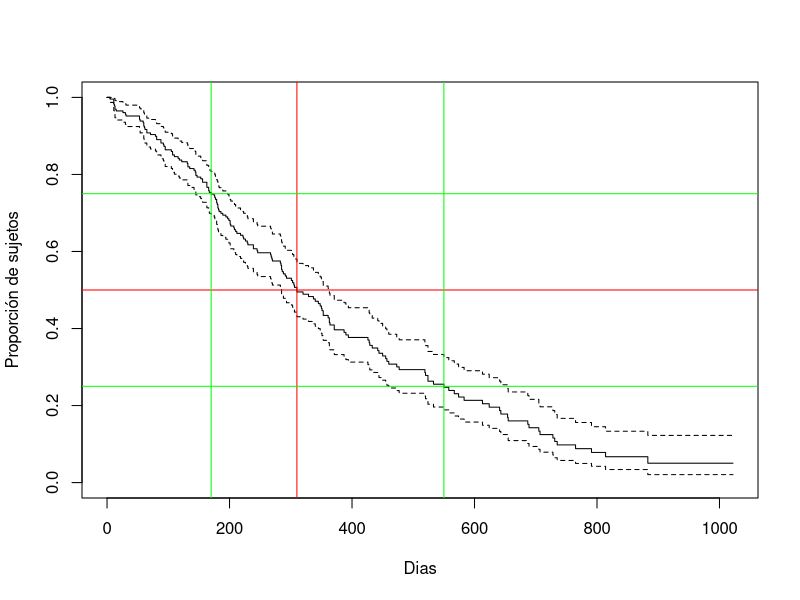
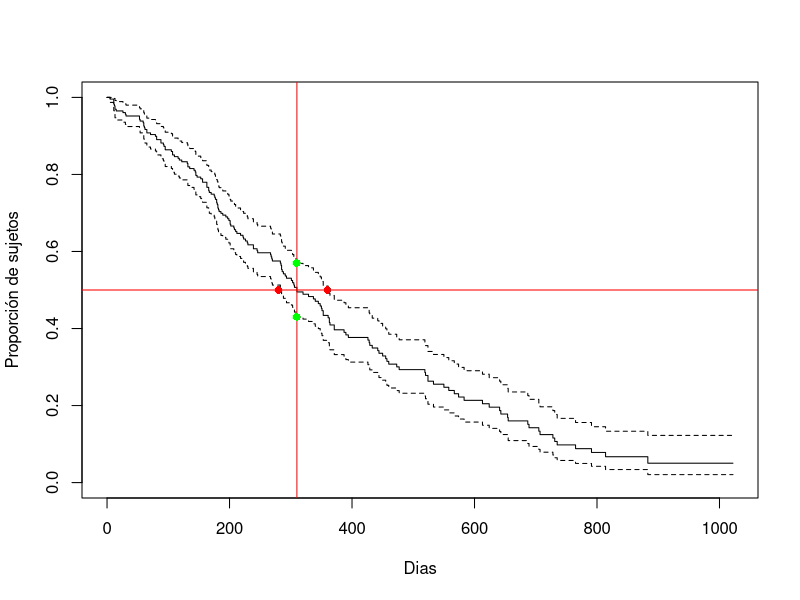
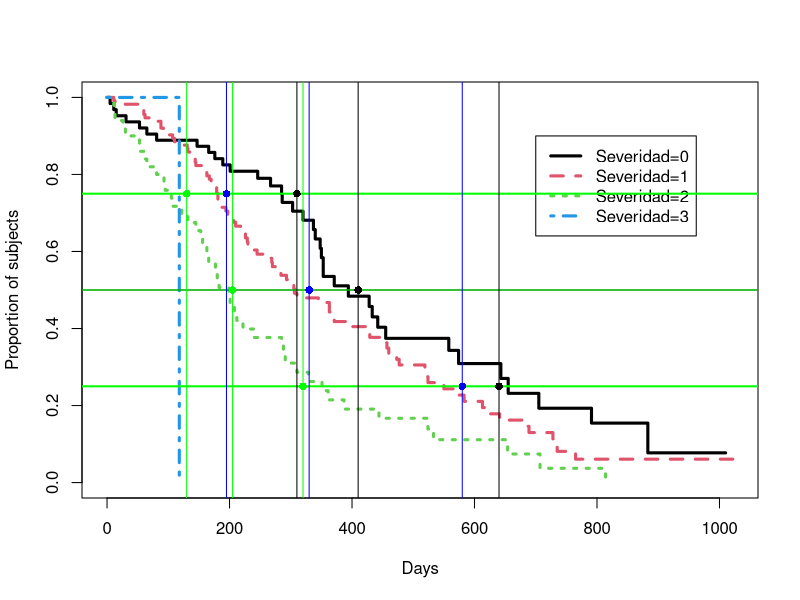
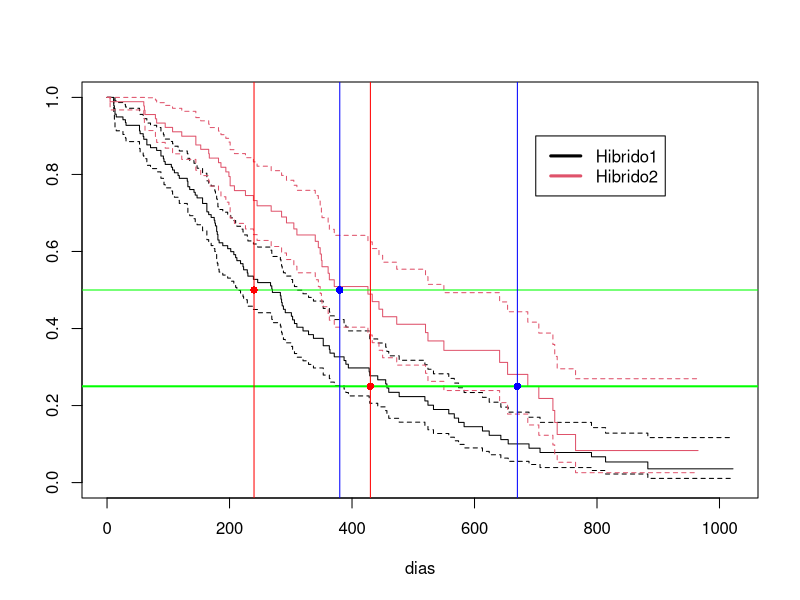
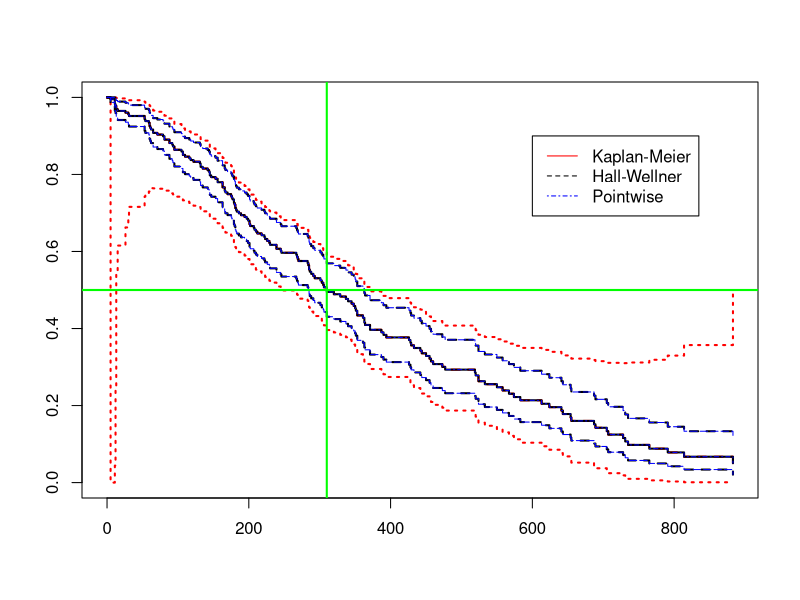
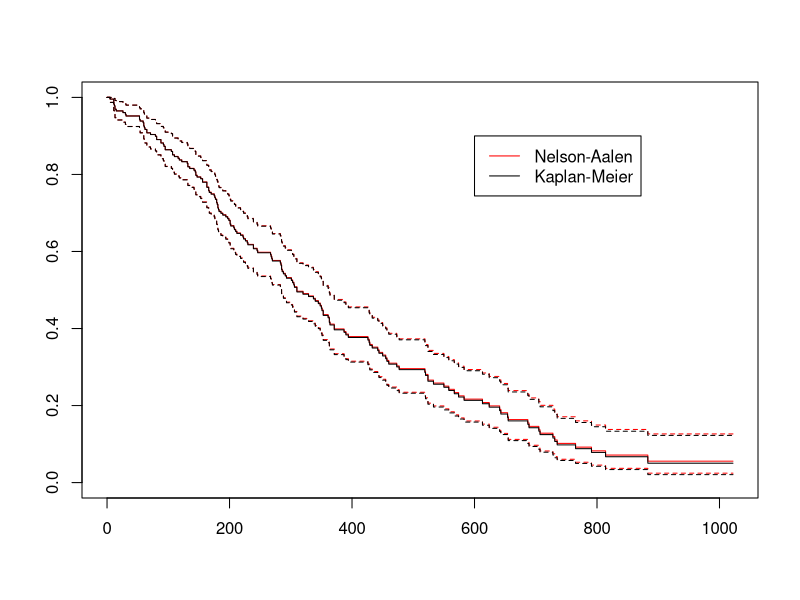
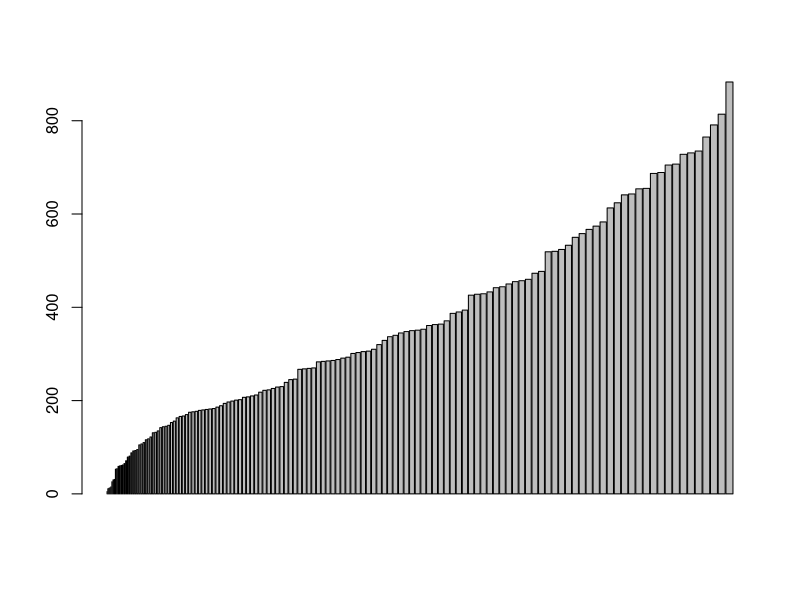
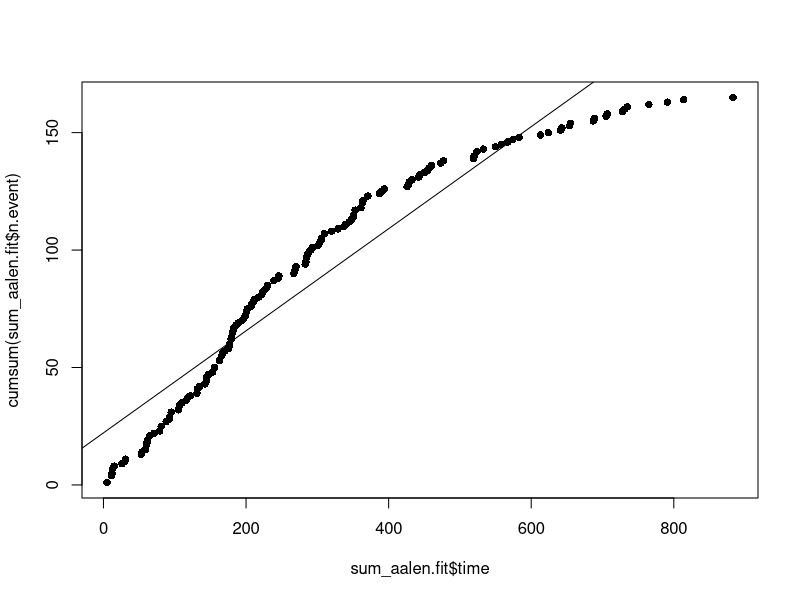

Source code (R) for these figures, in order:
## ---- chunk 1
knitr::opts_chunk$set(echo = TRUE)
## ---- chunk 2

set.seed(1001083581)

## ---- chunk 3

library(survival)
str(lung)
library(ggplot2)
## ---- chunk 4

table(lung$inst)

## ---- chunk 5

lung.sur<-Surv(lung$time, lung$status)

## ---- chunk 6

lung.fit<-survfit(lung.sur~1)
summary(lung.fit)

## ---- chunk 7

plot(lung.fit,xlab="Dias",ylab="Proporción de sujetos")
abline(h = 0.5, col='red')
abline(v = 310, col='red')
abline(h = c(0.25, 0.75), col='green')
abline(v = c(170, 550), col='green')

#El 50% de la poblacion esta viva a los 310 dias,partiendo de este supuesto si se empezaran a remplazar el cultivo llegando a la mitad de la poblacion es posible que no se aumente el numero plantas en producion, ya que trasncurre en un muy poco tiempo la caida de un 25% de la poblacion
#Este grafico es basnate bueno (permite saber el momento de tiempo optimo en el que debo hacer renovacion de cultuvo sin perder rendiento(plantas que siguen vivas produciendo))
## ---- chunk 8

plot(lung.fit,xlab="Dias",ylab="Proporción de sujetos")
abline(h = 0.5, col='red')
abline(v = 310, col='red')
points(c(310, 310), c(0.43, 0.57), pch =16, col='green')
points(c(280, 360), c(0.5, 0.5), pch =16, col='red')

## ---- chunk 9
lung.fit.strata<-survfit(lung.sur~ph.ecog,lung)
plot(lung.fit.strata, lty = 1:4,col=1:4,xlab="Days",ylab="Proportion of subjects",
     lwd=3)
legend(700, .9, c("Severidad=0", "Severidad=1","Severidad=2","Severidad=3"), lty = 1:4,col=1:4, lwd=3)

abline(h = 0.5)
abline(h = 0.75, col = 'green', lwd=2)
abline(h = 0.25, col = 'green', lwd=2)
abline(h = 0.5, col = 'green')

abline(v = c(130,205,320), col = 'green')
abline(v = c(310, 410,640), col = 'black')
abline(v = c(195, 330,580), col = 'blue')

points(c(130,205,320), c(0.75, 0.5,0.25), pch =16, col='green')
points(c(310, 410,640), c(0.75, 0.5,0.25), pch =16, col='black')
points(c(195, 330,580), c(0.75, 0.5,0.25), pch =16, col='blue')


#La severidad 3 resulta un estado importante ya que disminuye demasiado la capacidad de sobrevivir,solo puede llegar a un maximo de 150 dias 
#Entre las severidad 0-1 la variacion de este estado puede hacer que el especimen pierda cerca de un 10% de su capacidad de sobrevivir,al comprar con la severidad 2 mantienen el mismo comportamiento de 10% solo que al revisar con el 25% de sobrevientes en la severidad 2 la diferencia de intervalos es grande 250 dias.
## ---- chunk 10
lung.fit.strata<-survfit(lung.sur~sex,lung)
plot(lung.fit.strata, conf.int = 0.95,
     col=1:2, xlab = 'dias', lwd=1)
legend(700, .9, c("Hibrido1", "Hibrido2"), col=1:2, lwd=3)
# abline(v = 400)
abline(h = 0.25, col = 'green', lwd=2)
abline(h = 0.5, col = 'green')
abline(v = c(240, 430), col = 'red')
abline(v = c(380, 670), col = 'blue')

points(c(240, 430), c(0.5,0.25), pch =16, col='red')
points(c(380, 670), c(0.5,0.25), pch =16, col='blue')

#revisar la supervivencia en 50% y 25% especimenes
#Se detalla que el hibrido2 tiene mayor capacidad de sobrevivir cerca de 30 % mas de tiempo que el hibrido1 

## ---- chunk 11
#install.packages("km.ci")
## ---- chunk 12

library(km.ci)
a<-km.ci(lung.fit, conf.level=0.95, tl=NA, tu=NA, method="loghall")
# plot(a, lty=2, lwd=2, col = c('red', 'black', 'black'))
plot(a, lty=2, lwd=2, col = 'red')
lines(lung.fit, lwd=2, lty=1, col = 'black')
lines(lung.fit, lwd=1, lty=4, conf.int=T, col = 'blue')
linetype<-c(1, 2, 4)
legend(600, .9, c("Kaplan-Meier", "Hall-Wellner", "Pointwise"),
       lty = linetype,
       col = c('red', 'black', 'blue'))
abline(h = 0.5, col='green', lwd=2)
abline(v = 310, col='green', lwd=2)
## ---- chunk 13
aalen.fit<- survfit(coxph(lung.sur~1), type="aalen")
sum_aalen.fit = summary(aalen.fit)
plot(aalen.fit, col="red",lwd=1,lty=1)
lines(lung.fit, lwd=1, lty=1)
legend(600, .9,
       c("Nelson-Aalen", "Kaplan-Meier"),
       lty=c(1,1),
       col=c("red", "black"))
## ---- chunk 14
barplot(sum_aalen.fit$time, cumsum(sum_aalen.fit$n.event))
## ---- chunk 15
mod_suv = lm(cumsum(sum_aalen.fit$n.event) ~ sum_aalen.fit$time)
summary(mod_suv)
plot(sum_aalen.fit$time, cumsum(sum_aalen.fit$n.event), pch = 16)
abline(mod_suv)
## ---- chunk 16

survdiff(lung.sur~ph.ecog,lung)
# Prueba de Mantel-Haenszel
survdiff(lung.sur~sex,lung, rho = 0)

# Prueba de  Gehan-Wilcoxon 
survdiff(lung.sur~sex,lung, rho = 1)
survdiff(lung.sur~sex + ph.ecog,lung)
## ---- chunk 17
par.wei<-survreg(lung.sur~1,dist="w")
par.wei
## ---- chunk 18
kappa<-par.wei$scale
lambda<-exp(-par.wei$coeff[1])
zeit<-seq(from=0,to=1100,length.out=1000)
s<-exp(-(lambda*zeit)^kappa)
h<-lambda^kappa *kappa*zeit^(kappa-1)
par(mfrow=c(2,1))
plot(zeit,h,xlab="Dias",ylab="h(t)", pch = 16, cex = 0.1, las = 1)
plot(zeit,s,xlab="Dias",ylab="s(t)", pch = 16, cex = 0.1, las = 1)
